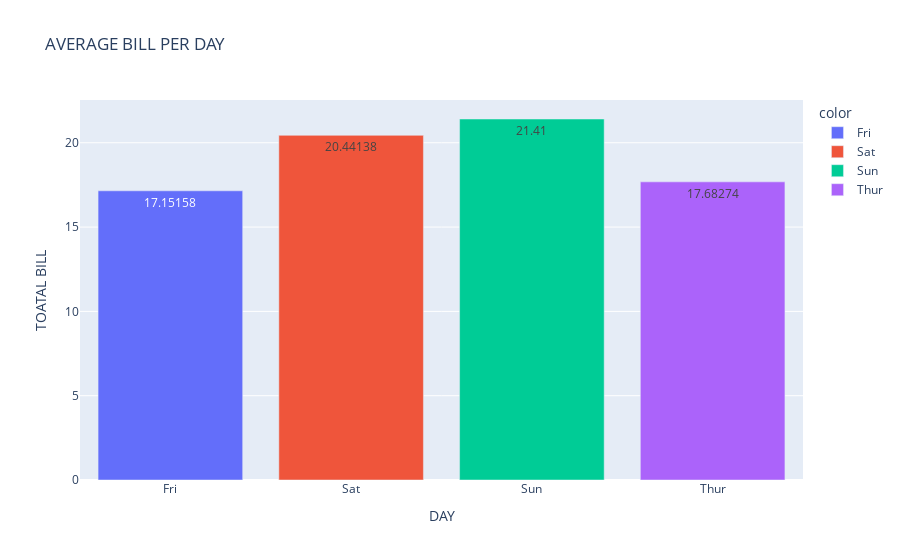

Notebook cell for this chart:
### Code cell
df2 = df.groupby('day')['total_bill'].apply('mean')
px.bar(x= df2.index, y= df2.values, text_auto=True, color=df2.index, labels={'x':'DAY', 'y':'TOATAL BILL'}, title= 'AVERAGE BILL PER DAY')

### Figure 1 — Plotly figure (JSON) as saved in the notebook; plotly's stock layout.template omitted (floating-point values rounded to 4 significant figures)
{"data": [{"hovertemplate": "color=Fri<br>DAY=%{x}<br>TOATAL BILL=%{y}<extra></extra>", "legendgroup": "Fri", "marker": {"color": "#636efa", "pattern": {"shape": ""}}, "name": "Fri", "orientation": "v", "showlegend": true, "textposition": "auto", "texttemplate": "%{y}", "type": "bar", "x": ["Fri"], "xaxis": "x", "y": [17.15], "yaxis": "y"}, {"hovertemplate": "color=Sat<br>DAY=%{x}<br>TOATAL BILL=%{y}<extra></extra>", "legendgroup": "Sat", "marker": {"color": "#EF553B", "pattern": {"shape": ""}}, "name": "Sat", "orientation": "v", "showlegend": true, "textposition": "auto", "texttemplate": "%{y}", "type": "bar", "x": ["Sat"], "xaxis": "x", "y": [20.44], "yaxis": "y"}, {"hovertemplate": "color=Sun<br>DAY=%{x}<br>TOATAL BILL=%{y}<extra></extra>", "legendgroup": "Sun", "marker": {"color": "#00cc96", "pattern": {"shape": ""}}, "name": "Sun", "orientation": "v", "showlegend": true, "textposition": "auto", "texttemplate": "%{y}", "type": "bar", "x": ["Sun"], "xaxis": "x", "y": [21.41], "yaxis": "y"}, {"hovertemplate": "color=Thur<br>DAY=%{x}<br>TOATAL BILL=%{y}<extra></extra>", "legendgroup": "Thur", "marker": {"color": "#ab63fa", "pattern": {"shape": ""}}, "name": "Thur", "orientation": "v", "showlegend": true, "textposition": "auto", "texttemplate": "%{y}", "type": "bar", "x": ["Thur"], "xaxis": "x", "y": [17.68], "yaxis": "y"}], "layout": {"barmode": "relative", "legend": {"title": {"text": "color"}, "tracegroupgap": 0}, "title": {"text": "AVERAGE BILL PER DAY"}, "xaxis": {"anchor": "y", "domain": [0, 1], "title": {"text": "DAY"}}, "yaxis": {"anchor": "x", "domain": [0, 1], "title": {"text": "TOATAL BILL"}}}}
